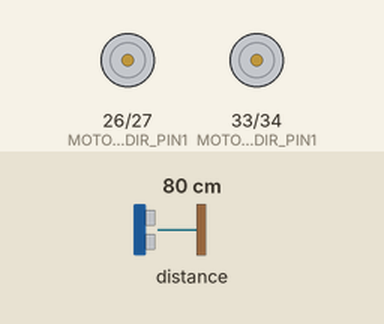
This sketch was run on a simulated ESP32. On the bench: motor-driver pin pairs drawn as motors (green arrow = first pin HIGH = forward, orange = second pin HIGH = backward, longer = more drive, scaled by the enable pin). Inputs (shaded band) come from the test bench; at power-on: distance to the obstacle 80 cm. What the sketch prints to the serial monitor is not drawn.

Above: at 1.2 s.
1.3 s: distance to the obstacle set to 29 cm
2.8 s: distance to the obstacle set to 23 cm
At 3.2 s:
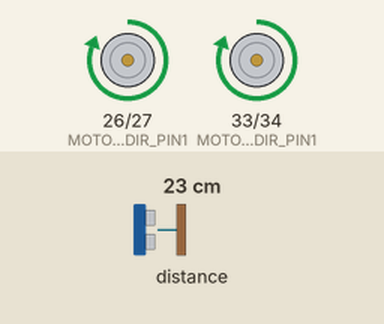
4.3 s: distance to the obstacle set to 12 cm
5.8 s: distance to the obstacle set to 9 cm
At 6.7 s:
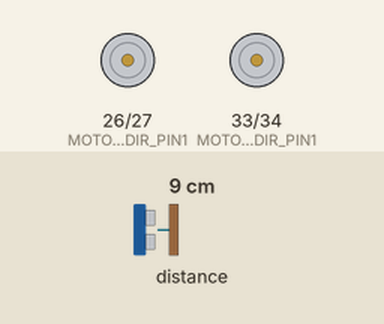
7.3 s: distance to the obstacle set to 18 cm
At 7.7 s:
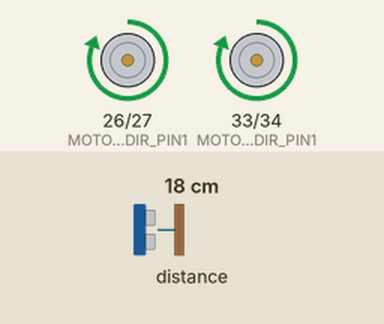
Timing chart, 0 to 9.8 s (numbered marks = the images above; inputs shaded):
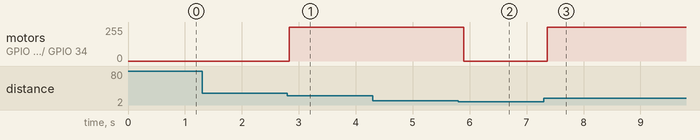

The sketch:

motor_test1.ino
```cpp
#include <Wire.h>
#include <Adafruit_VL6180X.h>

// Pin definitions
#define MOTOR1_PWM_PIN 25    // Motor 1 PWM pin
#define MOTOR1_DIR_PIN1 26   // Motor 1 direction pin 1
#define MOTOR1_DIR_PIN2 27   // Motor 1 direction pin 2
#define MOTOR2_PWM_PIN 32    // Motor 2 PWM pin
#define MOTOR2_DIR_PIN1 33   // Motor 2 direction pin 1
#define MOTOR2_DIR_PIN2 34   // Motor 2 direction pin 2

// TOF sensor address
#define VL6180X_ADDRESS 0x29

Adafruit_VL6180X vl = Adafruit_VL6180X();

void setup() {
  Serial.begin(115200);  // Start serial communication
  Wire.begin();           // Initialize I2C communication

  // Initialize the TOF sensor
  if (!vl.begin()) {
    Serial.println("TOF sensor not found!");
    while (1);
  }
  Serial.println("TOF sensor successfully initialized!");

  // Set motor pins as outputs
  pinMode(MOTOR1_PWM_PIN, OUTPUT);
  pinMode(MOTOR1_DIR_PIN1, OUTPUT);
  pinMode(MOTOR1_DIR_PIN2, OUTPUT);
  pinMode(MOTOR2_PWM_PIN, OUTPUT);
  pinMode(MOTOR2_DIR_PIN1, OUTPUT);
  pinMode(MOTOR2_DIR_PIN2, OUTPUT);
}

void loop() {
  // Measure distance
  uint8_t range = vl.readRange();
  uint8_t status = vl.readRangeStatus();

  // Move forward if no obstacle detected
  if (status != VL6180X_ERROR_NONE || range > 100) {
    moveForward();
  } else { // Stop if obstacle detected
    stopMotors();
  }

  delay(100);
}

// Function to move motors forward
void moveForward() {
  digitalWrite(MOTOR1_DIR_PIN1, HIGH);
  digitalWrite(MOTOR1_DIR_PIN2, LOW);
  analogWrite(MOTOR1_PWM_PIN, 255); // Run at full speed

  digitalWrite(MOTOR2_DIR_PIN1, HIGH);
  digitalWrite(MOTOR2_DIR_PIN2, LOW);
  analogWrite(MOTOR2_PWM_PIN, 255); // Run at full speed
}

// Function to stop motors
void stopMotors() {
  digitalWrite(MOTOR1_DIR_PIN1, LOW);
  digitalWrite(MOTOR1_DIR_PIN2, LOW);
  analogWrite(MOTOR1_PWM_PIN, 0); // Stop motor 1

  digitalWrite(MOTOR2_DIR_PIN1, LOW);
  digitalWrite(MOTOR2_DIR_PIN2, LOW);
  analogWrite(MOTOR2_PWM_PIN, 0); // Stop motor 2
}
```

Measured:
- the behaviour switches between 26 and 25 cm on distance to the obstacle (found by bisection; images 0 and 1)
- the behaviour switches between 11 and 10 cm on distance to the obstacle (found by bisection; images 1 and 2)
- after the input at 1.3 s, every drawn part: stays the same
- after the input at 2.8 s, motor on GPIO 26 (MOTOR1_DIR_PIN1) / GPIO 27 (MOTOR1_DIR_PIN2), motor on GPIO 33 (MOTOR2_DIR_PIN1) / GPIO 34 (MOTOR2_DIR_PIN2): stopped → forward 255/255 at once
- after the input at 4.3 s, every drawn part: stays the same
- after the input at 5.8 s, motor on GPIO 26 (MOTOR1_DIR_PIN1) / GPIO 27 (MOTOR1_DIR_PIN2), motor on GPIO 33 (MOTOR2_DIR_PIN1) / GPIO 34 (MOTOR2_DIR_PIN2): forward 255/255 → stopped after 0.09 s
- after the input at 7.3 s, motor on GPIO 26 (MOTOR1_DIR_PIN1) / GPIO 27 (MOTOR1_DIR_PIN2), motor on GPIO 33 (MOTOR2_DIR_PIN1) / GPIO 34 (MOTOR2_DIR_PIN2): stopped → forward 255/255 after 0.06 s
